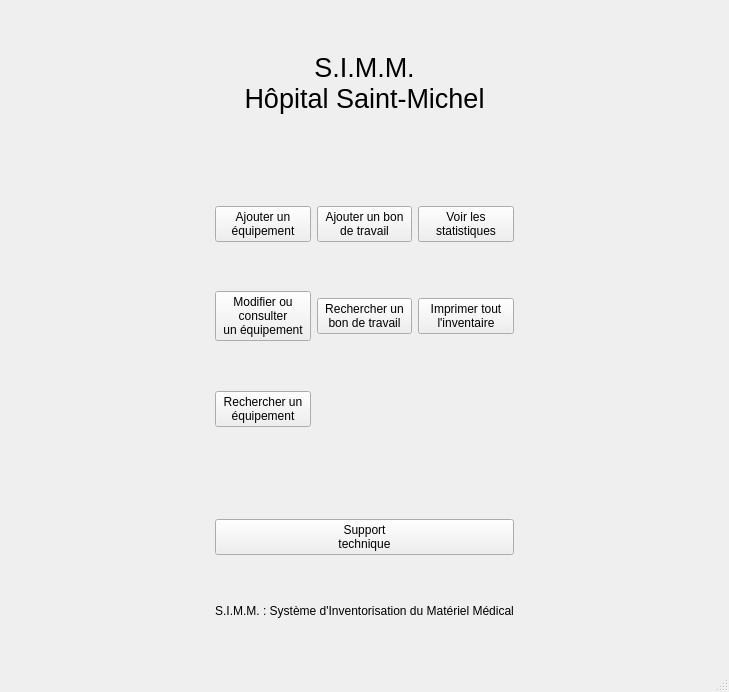
<?xml version="1.0" encoding="UTF-8"?>
<ui version="4.0">
 <class>MainWindow</class>
 <widget class="QMainWindow" name="MainWindow">
  <property name="geometry">
   <rect>
    <x>0</x>
    <y>0</y>
    <width>729</width>
    <height>692</height>
   </rect>
  </property>
  <property name="windowTitle">
   <string>MainWindow</string>
  </property>
  <widget class="QWidget" name="centralwidget">
   <layout class="QGridLayout" name="gridLayout">
    <item row="7" column="1">
     <spacer name="verticalSpacer_5">
      <property name="orientation">
       <enum>Qt::Vertical</enum>
      </property>
      <property name="sizeHint" stdset="0">
       <size>
        <width>20</width>
        <height>40</height>
       </size>
      </property>
     </spacer>
    </item>
    <item row="5" column="1">
     <spacer name="verticalSpacer_4">
      <property name="orientation">
       <enum>Qt::Vertical</enum>
      </property>
      <property name="sizeHint" stdset="0">
       <size>
        <width>20</width>
        <height>40</height>
       </size>
      </property>
     </spacer>
    </item>
    <item row="10" column="1">
     <spacer name="verticalSpacer">
      <property name="orientation">
       <enum>Qt::Vertical</enum>
      </property>
      <property name="sizeHint" stdset="0">
       <size>
        <width>20</width>
        <height>40</height>
       </size>
      </property>
     </spacer>
    </item>
    <item row="4" column="4">
     <spacer name="horizontalSpacer_2">
      <property name="orientation">
       <enum>Qt::Horizontal</enum>
      </property>
      <property name="sizeHint" stdset="0">
       <size>
        <width>40</width>
        <height>20</height>
       </size>
      </property>
     </spacer>
    </item>
    <item row="3" column="1">
     <spacer name="verticalSpacer_2">
      <property name="orientation">
       <enum>Qt::Vertical</enum>
      </property>
      <property name="sizeHint" stdset="0">
       <size>
        <width>20</width>
        <height>40</height>
       </size>
      </property>
     </spacer>
    </item>
    <item row="1" column="1" colspan="3">
     <widget class="QLabel" name="label">
      <property name="font">
       <font>
        <pointsize>20</pointsize>
       </font>
      </property>
      <property name="text">
       <string>S.I.M.M.
Hôpital Saint-Michel</string>
      </property>
      <property name="alignment">
       <set>Qt::AlignCenter</set>
      </property>
     </widget>
    </item>
    <item row="4" column="1">
     <widget class="QPushButton" name="pushButton">
      <property name="text">
       <string>Ajouter un
équipement</string>
      </property>
      <property name="icon">
       <iconset>
        <normaloff>//kikine-pc/Users/Kikine/PycharmProjects/PC2/PdC-Bouton_Ajouter.png</normaloff>//kikine-pc/Users/Kikine/PycharmProjects/PC2/PdC-Bouton_Ajouter.png</iconset>
      </property>
      <property name="iconSize">
       <size>
        <width>40</width>
        <height>40</height>
       </size>
      </property>
     </widget>
    </item>
    <item row="4" column="2">
     <widget class="QPushButton" name="pushButton_2">
      <property name="text">
       <string>Ajouter un bon
de travail</string>
      </property>
      <property name="icon">
       <iconset>
        <normaloff>//kikine-pc/Users/Kikine/PycharmProjects/PC2/PdC_Bouton_BdT2.png</normaloff>//kikine-pc/Users/Kikine/PycharmProjects/PC2/PdC_Bouton_BdT2.png</iconset>
      </property>
      <property name="iconSize">
       <size>
        <width>40</width>
        <height>40</height>
       </size>
      </property>
     </widget>
    </item>
    <item row="4" column="3">
     <widget class="QPushButton" name="pushButton_7">
      <property name="text">
       <string>Voir les
statistiques</string>
      </property>
      <property name="icon">
       <iconset>
        <normaloff>//kikine-pc/Users/Kikine/PycharmProjects/PC2/PdC-Bouton-stats.png</normaloff>//kikine-pc/Users/Kikine/PycharmProjects/PC2/PdC-Bouton-stats.png</iconset>
      </property>
      <property name="iconSize">
       <size>
        <width>40</width>
        <height>40</height>
       </size>
      </property>
     </widget>
    </item>
    <item row="6" column="1">
     <widget class="QPushButton" name="pushButton_3">
      <property name="text">
       <string>Modifier ou
consulter
un équipement</string>
      </property>
      <property name="icon">
       <iconset>
        <normaloff>//kikine-pc/Users/Kikine/PycharmProjects/PC2/PdC-crayon.png</normaloff>//kikine-pc/Users/Kikine/PycharmProjects/PC2/PdC-crayon.png</iconset>
      </property>
      <property name="iconSize">
       <size>
        <width>40</width>
        <height>40</height>
       </size>
      </property>
     </widget>
    </item>
    <item row="6" column="2">
     <widget class="QPushButton" name="pushButton_5">
      <property name="text">
       <string>Rechercher un
bon de travail</string>
      </property>
      <property name="icon">
       <iconset>
        <normaloff>//kikine-pc/Users/Kikine/PycharmProjects/PC2/Bouton_Recherche_BdT.png</normaloff>//kikine-pc/Users/Kikine/PycharmProjects/PC2/Bouton_Recherche_BdT.png</iconset>
      </property>
      <property name="iconSize">
       <size>
        <width>40</width>
        <height>40</height>
       </size>
      </property>
     </widget>
    </item>
    <item row="6" column="3">
     <widget class="QPushButton" name="pushButton_8">
      <property name="text">
       <string>Imprimer tout
l'inventaire</string>
      </property>
      <property name="icon">
       <iconset>
        <normaloff>//kikine-pc/Users/Kikine/PycharmProjects/PC2/PdC_print.png</normaloff>//kikine-pc/Users/Kikine/PycharmProjects/PC2/PdC_print.png</iconset>
      </property>
      <property name="iconSize">
       <size>
        <width>40</width>
        <height>40</height>
       </size>
      </property>
     </widget>
    </item>
    <item row="8" column="1">
     <widget class="QPushButton" name="pushButton_4">
      <property name="text">
       <string>Rechercher un
équipement</string>
      </property>
      <property name="icon">
       <iconset>
        <normaloff>//kikine-pc/Users/Kikine/PycharmProjects/PC2/PdC_Bouton_Rechercher2.png</normaloff>//kikine-pc/Users/Kikine/PycharmProjects/PC2/PdC_Bouton_Rechercher2.png</iconset>
      </property>
      <property name="iconSize">
       <size>
        <width>40</width>
        <height>40</height>
       </size>
      </property>
     </widget>
    </item>
    <item row="11" column="1" colspan="3">
     <widget class="QPushButton" name="pushButton_9">
      <property name="text">
       <string>Support
technique</string>
      </property>
      <property name="icon">
       <iconset>
        <normaloff>//kikine-pc/Users/Kikine/PycharmProjects/PC2/PC2.png</normaloff>//kikine-pc/Users/Kikine/PycharmProjects/PC2/PC2.png</iconset>
      </property>
      <property name="iconSize">
       <size>
        <width>40</width>
        <height>40</height>
       </size>
      </property>
      <property name="autoDefault">
       <bool>false</bool>
      </property>
      <property name="default">
       <bool>false</bool>
      </property>
      <property name="flat">
       <bool>false</bool>
      </property>
     </widget>
    </item>
    <item row="13" column="1" colspan="3">
     <widget class="QLabel" name="label_2">
      <property name="font">
       <font>
        <pointsize>9</pointsize>
       </font>
      </property>
      <property name="text">
       <string>S.I.M.M. : Système d'Inventorisation du Matériel Médical</string>
      </property>
      <property name="alignment">
       <set>Qt::AlignCenter</set>
      </property>
     </widget>
    </item>
    <item row="4" column="0">
     <spacer name="horizontalSpacer">
      <property name="orientation">
       <enum>Qt::Horizontal</enum>
      </property>
      <property name="sizeHint" stdset="0">
       <size>
        <width>40</width>
        <height>20</height>
       </size>
      </property>
     </spacer>
    </item>
    <item row="0" column="1">
     <spacer name="verticalSpacer_3">
      <property name="orientation">
       <enum>Qt::Vertical</enum>
      </property>
      <property name="sizeHint" stdset="0">
       <size>
        <width>20</width>
        <height>40</height>
       </size>
      </property>
     </spacer>
    </item>
    <item row="14" column="1">
     <spacer name="verticalSpacer_6">
      <property name="orientation">
       <enum>Qt::Vertical</enum>
      </property>
      <property name="sizeHint" stdset="0">
       <size>
        <width>20</width>
        <height>40</height>
       </size>
      </property>
     </spacer>
    </item>
    <item row="2" column="1">
     <spacer name="verticalSpacer_8">
      <property name="orientation">
       <enum>Qt::Vertical</enum>
      </property>
      <property name="sizeHint" stdset="0">
       <size>
        <width>20</width>
        <height>40</height>
       </size>
      </property>
     </spacer>
    </item>
    <item row="9" column="1">
     <spacer name="verticalSpacer_7">
      <property name="orientation">
       <enum>Qt::Vertical</enum>
      </property>
      <property name="sizeHint" stdset="0">
       <size>
        <width>20</width>
        <height>40</height>
       </size>
      </property>
     </spacer>
    </item>
    <item row="12" column="1">
     <spacer name="verticalSpacer_9">
      <property name="orientation">
       <enum>Qt::Vertical</enum>
      </property>
      <property name="sizeHint" stdset="0">
       <size>
        <width>20</width>
        <height>40</height>
       </size>
      </property>
     </spacer>
    </item>
   </layout>
  </widget>
  <widget class="QMenuBar" name="menubar">
   <property name="geometry">
    <rect>
     <x>0</x>
     <y>0</y>
     <width>729</width>
     <height>26</height>
    </rect>
   </property>
  </widget>
  <widget class="QStatusBar" name="statusbar"/>
 </widget>
 <resources/>
 <connections/>
</ui>
